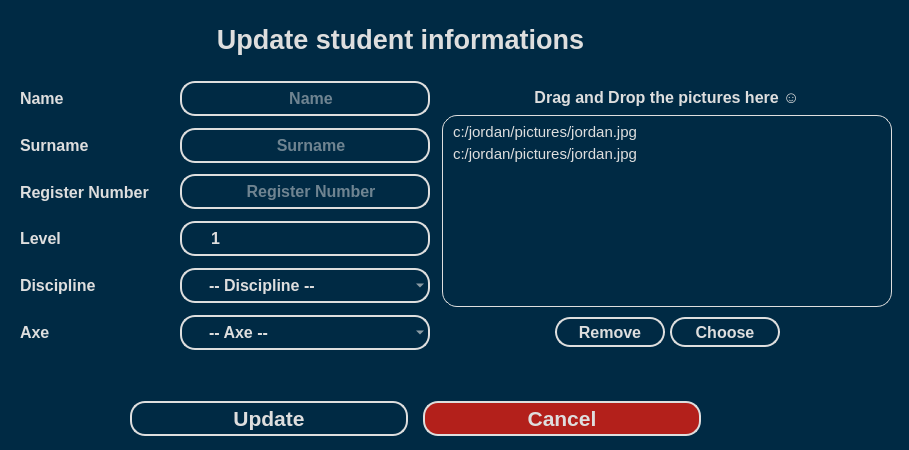
<?xml version="1.0" encoding="UTF-8"?>
<ui version="4.0">
 <class>Dialog</class>
 <widget class="QDialog" name="Dialog">
  <property name="windowModality">
   <enum>Qt::NonModal</enum>
  </property>
  <property name="geometry">
   <rect>
    <x>0</x>
    <y>0</y>
    <width>909</width>
    <height>450</height>
   </rect>
  </property>
  <property name="sizePolicy">
   <sizepolicy hsizetype="Fixed" vsizetype="Fixed">
    <horstretch>0</horstretch>
    <verstretch>0</verstretch>
   </sizepolicy>
  </property>
  <property name="minimumSize">
   <size>
    <width>773</width>
    <height>450</height>
   </size>
  </property>
  <property name="maximumSize">
   <size>
    <width>909</width>
    <height>450</height>
   </size>
  </property>
  <property name="font">
   <font>
    <family>Segoe UI</family>
    <pointsize>12</pointsize>
   </font>
  </property>
  <property name="windowTitle">
   <string>Update Student</string>
  </property>
  <property name="styleSheet">
   <string notr="true">background: #002A44;
color: #dedede;</string>
  </property>
  <property name="locale">
   <locale language="English" country="Cameroon"/>
  </property>
  <property name="sizeGripEnabled">
   <bool>true</bool>
  </property>
  <property name="modal">
   <bool>true</bool>
  </property>
  <widget class="QLabel" name="student_name_label_2">
   <property name="geometry">
    <rect>
     <x>200</x>
     <y>20</y>
     <width>401</width>
     <height>38</height>
    </rect>
   </property>
   <property name="sizePolicy">
    <sizepolicy hsizetype="Preferred" vsizetype="Expanding">
     <horstretch>0</horstretch>
     <verstretch>0</verstretch>
    </sizepolicy>
   </property>
   <property name="minimumSize">
    <size>
     <width>150</width>
     <height>35</height>
    </size>
   </property>
   <property name="maximumSize">
    <size>
     <width>16777215</width>
     <height>16777215</height>
    </size>
   </property>
   <property name="font">
    <font>
     <family>Segoe UI</family>
     <pointsize>20</pointsize>
     <weight>75</weight>
     <bold>true</bold>
    </font>
   </property>
   <property name="styleSheet">
    <string notr="true">color: #dedede;
background: transparent;</string>
   </property>
   <property name="text">
    <string>Update student informations</string>
   </property>
   <property name="alignment">
    <set>Qt::AlignCenter</set>
   </property>
  </widget>
  <widget class="QWidget" name="">
   <property name="geometry">
    <rect>
     <x>10</x>
     <y>80</y>
     <width>894</width>
     <height>271</height>
    </rect>
   </property>
   <layout class="QHBoxLayout" name="horizontalLayout">
    <property name="spacing">
     <number>10</number>
    </property>
    <item>
     <layout class="QVBoxLayout" name="verticalLayout_11">
      <property name="leftMargin">
       <number>10</number>
      </property>
      <item>
       <layout class="QHBoxLayout" name="horizontalLayout_6" stretch="0,1">
        <item>
         <widget class="QLabel" name="student_name_label">
          <property name="sizePolicy">
           <sizepolicy hsizetype="Preferred" vsizetype="Expanding">
            <horstretch>0</horstretch>
            <verstretch>0</verstretch>
           </sizepolicy>
          </property>
          <property name="minimumSize">
           <size>
            <width>150</width>
            <height>35</height>
           </size>
          </property>
          <property name="maximumSize">
           <size>
            <width>150</width>
            <height>16777215</height>
           </size>
          </property>
          <property name="font">
           <font>
            <family>Segoe UI</family>
            <pointsize>12</pointsize>
            <weight>75</weight>
            <bold>true</bold>
           </font>
          </property>
          <property name="styleSheet">
           <string notr="true">color: #dedede;
background: transparent;</string>
          </property>
          <property name="text">
           <string>Name</string>
          </property>
         </widget>
        </item>
        <item>
         <widget class="QLineEdit" name="student_name_lineEdit">
          <property name="sizePolicy">
           <sizepolicy hsizetype="Fixed" vsizetype="Expanding">
            <horstretch>0</horstretch>
            <verstretch>0</verstretch>
           </sizepolicy>
          </property>
          <property name="minimumSize">
           <size>
            <width>250</width>
            <height>35</height>
           </size>
          </property>
          <property name="maximumSize">
           <size>
            <width>250</width>
            <height>35</height>
           </size>
          </property>
          <property name="font">
           <font>
            <family>Segoe UI</family>
            <pointsize>12</pointsize>
            <weight>75</weight>
            <bold>true</bold>
           </font>
          </property>
          <property name="styleSheet">
           <string notr="true">QLineEdit {
	padding: 0 15px 0 27px;
	border: 2px solid #dedede;
	color: #dedede;
	background: transparent;
	border-radius: 15px;
}

QLineEdit:focus, QLineEdit:hover  {
	border-color: #F38533;
}</string>
          </property>
          <property name="alignment">
           <set>Qt::AlignCenter</set>
          </property>
          <property name="placeholderText">
           <string>Name</string>
          </property>
         </widget>
        </item>
       </layout>
      </item>
      <item>
       <layout class="QHBoxLayout" name="horizontalLayout_7" stretch="0,1">
        <item>
         <widget class="QLabel" name="student_surname_label">
          <property name="sizePolicy">
           <sizepolicy hsizetype="Preferred" vsizetype="Expanding">
            <horstretch>0</horstretch>
            <verstretch>0</verstretch>
           </sizepolicy>
          </property>
          <property name="minimumSize">
           <size>
            <width>150</width>
            <height>35</height>
           </size>
          </property>
          <property name="maximumSize">
           <size>
            <width>150</width>
            <height>16777215</height>
           </size>
          </property>
          <property name="font">
           <font>
            <family>Segoe UI</family>
            <pointsize>12</pointsize>
            <weight>75</weight>
            <bold>true</bold>
           </font>
          </property>
          <property name="styleSheet">
           <string notr="true">color: #dedede;
background: transparent;</string>
          </property>
          <property name="text">
           <string>Surname</string>
          </property>
         </widget>
        </item>
        <item>
         <widget class="QLineEdit" name="student_surname_lineEdit">
          <property name="sizePolicy">
           <sizepolicy hsizetype="Fixed" vsizetype="Expanding">
            <horstretch>0</horstretch>
            <verstretch>0</verstretch>
           </sizepolicy>
          </property>
          <property name="minimumSize">
           <size>
            <width>250</width>
            <height>35</height>
           </size>
          </property>
          <property name="maximumSize">
           <size>
            <width>250</width>
            <height>35</height>
           </size>
          </property>
          <property name="font">
           <font>
            <family>Segoe UI</family>
            <pointsize>12</pointsize>
            <weight>75</weight>
            <bold>true</bold>
           </font>
          </property>
          <property name="styleSheet">
           <string notr="true">QLineEdit {
	padding: 0 15px 0 27px;
	border: 2px solid #dedede;
	color: #dedede;
	background: transparent;
	border-radius: 15px;
}

QLineEdit:focus, QLineEdit:hover  {
	border-color: #F38533;
}</string>
          </property>
          <property name="alignment">
           <set>Qt::AlignCenter</set>
          </property>
          <property name="placeholderText">
           <string>Surname</string>
          </property>
         </widget>
        </item>
       </layout>
      </item>
      <item>
       <layout class="QHBoxLayout" name="horizontalLayout_8" stretch="0,1">
        <item>
         <widget class="QLabel" name="student_register_number_label">
          <property name="sizePolicy">
           <sizepolicy hsizetype="Preferred" vsizetype="Expanding">
            <horstretch>0</horstretch>
            <verstretch>0</verstretch>
           </sizepolicy>
          </property>
          <property name="minimumSize">
           <size>
            <width>150</width>
            <height>35</height>
           </size>
          </property>
          <property name="maximumSize">
           <size>
            <width>150</width>
            <height>16777215</height>
           </size>
          </property>
          <property name="font">
           <font>
            <family>Segoe UI</family>
            <pointsize>12</pointsize>
            <weight>75</weight>
            <bold>true</bold>
           </font>
          </property>
          <property name="styleSheet">
           <string notr="true">color: #dedede;
background: transparent;</string>
          </property>
          <property name="text">
           <string>Register Number</string>
          </property>
         </widget>
        </item>
        <item>
         <widget class="QLineEdit" name="student_register_number_lineEdit">
          <property name="sizePolicy">
           <sizepolicy hsizetype="Fixed" vsizetype="Expanding">
            <horstretch>0</horstretch>
            <verstretch>0</verstretch>
           </sizepolicy>
          </property>
          <property name="minimumSize">
           <size>
            <width>250</width>
            <height>35</height>
           </size>
          </property>
          <property name="maximumSize">
           <size>
            <width>250</width>
            <height>35</height>
           </size>
          </property>
          <property name="font">
           <font>
            <family>Segoe UI</family>
            <pointsize>12</pointsize>
            <weight>75</weight>
            <bold>true</bold>
           </font>
          </property>
          <property name="styleSheet">
           <string notr="true">QLineEdit {
	padding: 0 15px 0 27px;
	border: 2px solid #dedede;
	color: #dedede;
	background: transparent;
	border-radius: 15px;
}

QLineEdit:focus, QLineEdit:hover  {
	border-color: #F38533;
}</string>
          </property>
          <property name="alignment">
           <set>Qt::AlignCenter</set>
          </property>
          <property name="placeholderText">
           <string>Register Number</string>
          </property>
         </widget>
        </item>
       </layout>
      </item>
      <item>
       <layout class="QHBoxLayout" name="horizontalLayout_9" stretch="0,0">
        <item>
         <widget class="QLabel" name="student_level_label">
          <property name="sizePolicy">
           <sizepolicy hsizetype="Preferred" vsizetype="Expanding">
            <horstretch>0</horstretch>
            <verstretch>0</verstretch>
           </sizepolicy>
          </property>
          <property name="minimumSize">
           <size>
            <width>150</width>
            <height>35</height>
           </size>
          </property>
          <property name="maximumSize">
           <size>
            <width>150</width>
            <height>16777215</height>
           </size>
          </property>
          <property name="font">
           <font>
            <family>Segoe UI</family>
            <pointsize>12</pointsize>
            <weight>75</weight>
            <bold>true</bold>
           </font>
          </property>
          <property name="styleSheet">
           <string notr="true">color: #dedede;
background: transparent;</string>
          </property>
          <property name="text">
           <string>Level</string>
          </property>
         </widget>
        </item>
        <item>
         <widget class="QSpinBox" name="student_level_spinBox">
          <property name="sizePolicy">
           <sizepolicy hsizetype="Fixed" vsizetype="Expanding">
            <horstretch>0</horstretch>
            <verstretch>0</verstretch>
           </sizepolicy>
          </property>
          <property name="minimumSize">
           <size>
            <width>250</width>
            <height>35</height>
           </size>
          </property>
          <property name="maximumSize">
           <size>
            <width>16777215</width>
            <height>35</height>
           </size>
          </property>
          <property name="font">
           <font>
            <family>Segoe UI</family>
            <pointsize>12</pointsize>
            <weight>75</weight>
            <bold>true</bold>
           </font>
          </property>
          <property name="styleSheet">
           <string notr="true">QSpinBox {
	padding: 0 15px 0 27px;
	border: 2px solid #dedede;
	color: #dedede;
	background: transparent;
	border-radius: 15px;
}

QSpinBox:hover, QSpinBox:focus {
	border-color: #F38533;
}</string>
          </property>
          <property name="minimum">
           <number>1</number>
          </property>
          <property name="maximum">
           <number>5</number>
          </property>
         </widget>
        </item>
       </layout>
      </item>
      <item>
       <layout class="QHBoxLayout" name="horizontalLayout_10" stretch="0,0">
        <item>
         <widget class="QLabel" name="student_discipline_label">
          <property name="sizePolicy">
           <sizepolicy hsizetype="Preferred" vsizetype="Expanding">
            <horstretch>0</horstretch>
            <verstretch>0</verstretch>
           </sizepolicy>
          </property>
          <property name="minimumSize">
           <size>
            <width>150</width>
            <height>35</height>
           </size>
          </property>
          <property name="maximumSize">
           <size>
            <width>150</width>
            <height>16777215</height>
           </size>
          </property>
          <property name="font">
           <font>
            <family>Segoe UI</family>
            <pointsize>12</pointsize>
            <weight>75</weight>
            <bold>true</bold>
           </font>
          </property>
          <property name="styleSheet">
           <string notr="true">color: #dedede;
background: transparent;</string>
          </property>
          <property name="text">
           <string>Discipline</string>
          </property>
         </widget>
        </item>
        <item>
         <widget class="QComboBox" name="student_discipline_comboBox">
          <property name="sizePolicy">
           <sizepolicy hsizetype="Fixed" vsizetype="Expanding">
            <horstretch>0</horstretch>
            <verstretch>0</verstretch>
           </sizepolicy>
          </property>
          <property name="minimumSize">
           <size>
            <width>250</width>
            <height>35</height>
           </size>
          </property>
          <property name="maximumSize">
           <size>
            <width>250</width>
            <height>35</height>
           </size>
          </property>
          <property name="font">
           <font>
            <family>Segoe UI</family>
            <pointsize>12</pointsize>
            <weight>75</weight>
            <bold>true</bold>
           </font>
          </property>
          <property name="cursor">
           <cursorShape>PointingHandCursor</cursorShape>
          </property>
          <property name="styleSheet">
           <string notr="true">QComboBox {
	padding: 0 15px 0 27px;
	border: 2px solid #dedede;
	color: #dedede;
	background: transparent;
	border-radius: 15px;
}

QComboBox QAbstractItemView {
	color: #dedede;
	padding: 10px;
	selection-background-color: #F38533;
}

QComboBox:hover {
	border-color: #F38533;
}

</string>
          </property>
          <property name="placeholderText">
           <string>-- Discipline --</string>
          </property>
          <item>
           <property name="text">
            <string>GIT</string>
           </property>
          </item>
          <item>
           <property name="text">
            <string>TTIC</string>
           </property>
          </item>
          <item>
           <property name="text">
            <string>GP</string>
           </property>
          </item>
          <item>
           <property name="text">
            <string>GAM</string>
           </property>
          </item>
          <item>
           <property name="text">
            <string>ROI</string>
           </property>
          </item>
          <item>
           <property name="text">
            <string>GESI</string>
           </property>
          </item>
          <item>
           <property name="text">
            <string>GC</string>
           </property>
          </item>
          <item>
           <property name="text">
            <string>TAU</string>
           </property>
          </item>
         </widget>
        </item>
       </layout>
      </item>
      <item>
       <layout class="QHBoxLayout" name="horizontalLayout_11" stretch="0,0">
        <item>
         <widget class="QLabel" name="student_axe_label">
          <property name="sizePolicy">
           <sizepolicy hsizetype="Preferred" vsizetype="Expanding">
            <horstretch>0</horstretch>
            <verstretch>0</verstretch>
           </sizepolicy>
          </property>
          <property name="minimumSize">
           <size>
            <width>150</width>
            <height>35</height>
           </size>
          </property>
          <property name="maximumSize">
           <size>
            <width>150</width>
            <height>16777215</height>
           </size>
          </property>
          <property name="font">
           <font>
            <family>Segoe UI</family>
            <pointsize>12</pointsize>
            <weight>75</weight>
            <bold>true</bold>
           </font>
          </property>
          <property name="styleSheet">
           <string notr="true">color: #dedede;
background: transparent;</string>
          </property>
          <property name="text">
           <string>Axe</string>
          </property>
         </widget>
        </item>
        <item>
         <widget class="QComboBox" name="student_axe_comboBox">
          <property name="sizePolicy">
           <sizepolicy hsizetype="Fixed" vsizetype="Expanding">
            <horstretch>0</horstretch>
            <verstretch>0</verstretch>
           </sizepolicy>
          </property>
          <property name="minimumSize">
           <size>
            <width>250</width>
            <height>35</height>
           </size>
          </property>
          <property name="maximumSize">
           <size>
            <width>250</width>
            <height>35</height>
           </size>
          </property>
          <property name="font">
           <font>
            <family>Segoe UI</family>
            <pointsize>12</pointsize>
            <weight>75</weight>
            <bold>true</bold>
           </font>
          </property>
          <property name="cursor">
           <cursorShape>PointingHandCursor</cursorShape>
          </property>
          <property name="styleSheet">
           <string notr="true">QComboBox {
	padding: 0 15px 0 27px;
	border: 2px solid #dedede;
	color: #dedede;
	background: transparent;
	border-radius: 15px;
}

QComboBox QAbstractItemView {
	color: #dedede;
	padding: 10px;
	selection-background-color: #F38533;
}

QComboBox:hover {
	border-color: #F38533;
}

</string>
          </property>
          <property name="placeholderText">
           <string>-- Axe --</string>
          </property>
         </widget>
        </item>
       </layout>
      </item>
     </layout>
    </item>
    <item>
     <layout class="QVBoxLayout" name="verticalLayout_13">
      <property name="rightMargin">
       <number>10</number>
      </property>
      <item>
       <layout class="QVBoxLayout" name="verticalLayout_12">
        <property name="spacing">
         <number>0</number>
        </property>
        <item alignment="Qt::AlignTop">
         <widget class="QLabel" name="label_drag_and_drop">
          <property name="sizePolicy">
           <sizepolicy hsizetype="Expanding" vsizetype="Preferred">
            <horstretch>0</horstretch>
            <verstretch>0</verstretch>
           </sizepolicy>
          </property>
          <property name="minimumSize">
           <size>
            <width>150</width>
            <height>35</height>
           </size>
          </property>
          <property name="maximumSize">
           <size>
            <width>16777215</width>
            <height>16777215</height>
           </size>
          </property>
          <property name="font">
           <font>
            <family>Segoe UI</family>
            <pointsize>12</pointsize>
            <weight>75</weight>
            <bold>true</bold>
           </font>
          </property>
          <property name="styleSheet">
           <string notr="true">color: #dedede;
background: transparent;</string>
          </property>
          <property name="text">
           <string>Drag and Drop the pictures here ☺</string>
          </property>
          <property name="alignment">
           <set>Qt::AlignCenter</set>
          </property>
         </widget>
        </item>
        <item alignment="Qt::AlignHCenter|Qt::AlignTop">
         <widget class="QListWidget" name="drag_and_drop_box">
          <property name="sizePolicy">
           <sizepolicy hsizetype="Expanding" vsizetype="Expanding">
            <horstretch>0</horstretch>
            <verstretch>0</verstretch>
           </sizepolicy>
          </property>
          <property name="minimumSize">
           <size>
            <width>450</width>
            <height>110</height>
           </size>
          </property>
          <property name="maximumSize">
           <size>
            <width>16777215</width>
            <height>16777215</height>
           </size>
          </property>
          <property name="font">
           <font>
            <pointsize>11</pointsize>
           </font>
          </property>
          <property name="cursor" stdset="0">
           <cursorShape>PointingHandCursor</cursorShape>
          </property>
          <property name="styleSheet">
           <string notr="true">QListWidget {
	background-image: url(:/background/images/background/drag_drop.png);
	background-repeat: no-repeat;
	background-position: center;
	color: #dedede;
	border: 1px solid #dedede;
	padding: 5px;
	border-radius: 15px;
}

QListWidget::Item {
	background: #002A44;
	padding: 2px;
}

QListWidget::Item:selected {
	background: #3C5F85;
}

 QScrollBar:vertical {
	border: none;
    background: rgb(52, 59, 72);
    width: 14px;
    margin: 21px 0 21px 0;
	border-radius: 0px;
 }

 QScrollBar::handle:vertical {	
	background: rgb(85, 170, 255);
    min-height: 25px;
	border-radius: 7px
 }
 QScrollBar::add-line:vertical {
     border: none;
    background: rgb(55, 63, 77);
     height: 20px;
	border-bottom-left-radius: 7px;
    border-bottom-right-radius: 7px;
     subcontrol-position: bottom;
     subcontrol-origin: margin;
 }
 QScrollBar::sub-line:vertical {
	border: none;
    background: rgb(55, 63, 77);
     height: 20px;
	border-top-left-radius: 7px;
    border-top-right-radius: 7px;
     subcontrol-position: top;
     subcontrol-origin: margin;
 }

 QScrollBar::up-arrow:vertical, QScrollBar::down-arrow:vertical {
     background: none;
 }

 QScrollBar::add-page:vertical, QScrollBar::sub-page:vertical {
     background: none;
 }
</string>
          </property>
          <property name="frameShape">
           <enum>QFrame::NoFrame</enum>
          </property>
          <property name="frameShadow">
           <enum>QFrame::Plain</enum>
          </property>
          <property name="editTriggers">
           <set>QAbstractItemView::NoEditTriggers</set>
          </property>
          <property name="dragDropMode">
           <enum>QAbstractItemView::DropOnly</enum>
          </property>
          <property name="selectionMode">
           <enum>QAbstractItemView::ExtendedSelection</enum>
          </property>
          <property name="selectionBehavior">
           <enum>QAbstractItemView::SelectRows</enum>
          </property>
          <item>
           <property name="text">
            <string>c:/jordan/pictures/jordan.jpg</string>
           </property>
          </item>
          <item>
           <property name="text">
            <string>c:/jordan/pictures/jordan.jpg</string>
           </property>
          </item>
         </widget>
        </item>
       </layout>
      </item>
      <item>
       <layout class="QHBoxLayout" name="horizontalLayout_14" stretch="0,0,0,0">
        <property name="spacing">
         <number>5</number>
        </property>
        <item>
         <spacer name="horizontalSpacer_4">
          <property name="orientation">
           <enum>Qt::Horizontal</enum>
          </property>
          <property name="sizeHint" stdset="0">
           <size>
            <width>40</width>
            <height>20</height>
           </size>
          </property>
         </spacer>
        </item>
        <item alignment="Qt::AlignHCenter|Qt::AlignTop">
         <widget class="QPushButton" name="btn_remove_picture">
          <property name="sizePolicy">
           <sizepolicy hsizetype="Minimum" vsizetype="Expanding">
            <horstretch>0</horstretch>
            <verstretch>0</verstretch>
           </sizepolicy>
          </property>
          <property name="minimumSize">
           <size>
            <width>110</width>
            <height>30</height>
           </size>
          </property>
          <property name="maximumSize">
           <size>
            <width>110</width>
            <height>30</height>
           </size>
          </property>
          <property name="font">
           <font>
            <family>Segoe UI</family>
            <pointsize>12</pointsize>
            <weight>75</weight>
            <bold>true</bold>
           </font>
          </property>
          <property name="cursor">
           <cursorShape>PointingHandCursor</cursorShape>
          </property>
          <property name="styleSheet">
           <string notr="true">QPushButton {
	color: #dedede;
	background: #002A44;
	border: 2px solid #dedede;
	border-radius: 15px;
	padding: 1px 10px;
}

QPushButton:hover {
	background: #003c5f;
	border-color: #F38533;
}

QPushButton:pressed {
	background: #F38533;
}</string>
          </property>
          <property name="locale">
           <locale language="English" country="Cameroon"/>
          </property>
          <property name="text">
           <string>Remove</string>
          </property>
         </widget>
        </item>
        <item alignment="Qt::AlignHCenter|Qt::AlignTop">
         <widget class="QPushButton" name="btn_select_pictures">
          <property name="sizePolicy">
           <sizepolicy hsizetype="Minimum" vsizetype="Expanding">
            <horstretch>0</horstretch>
            <verstretch>0</verstretch>
           </sizepolicy>
          </property>
          <property name="minimumSize">
           <size>
            <width>110</width>
            <height>30</height>
           </size>
          </property>
          <property name="maximumSize">
           <size>
            <width>110</width>
            <height>30</height>
           </size>
          </property>
          <property name="font">
           <font>
            <family>Segoe UI</family>
            <pointsize>12</pointsize>
            <weight>75</weight>
            <bold>true</bold>
           </font>
          </property>
          <property name="cursor">
           <cursorShape>PointingHandCursor</cursorShape>
          </property>
          <property name="styleSheet">
           <string notr="true">QPushButton {
	color: #dedede;
	background: #002A44;
	border: 2px solid #dedede;
	border-radius: 15px;
	padding: 1px 10px;
}

QPushButton:hover {
	background: #003c5f;
	border-color: #F38533;
}

QPushButton:pressed {
	background: #F38533;
}</string>
          </property>
          <property name="text">
           <string>Choose</string>
          </property>
         </widget>
        </item>
        <item>
         <spacer name="horizontalSpacer_5">
          <property name="orientation">
           <enum>Qt::Horizontal</enum>
          </property>
          <property name="sizeHint" stdset="0">
           <size>
            <width>40</width>
            <height>20</height>
           </size>
          </property>
         </spacer>
        </item>
       </layout>
      </item>
     </layout>
    </item>
   </layout>
  </widget>
  <widget class="QWidget" name="">
   <property name="geometry">
    <rect>
     <x>130</x>
     <y>400</y>
     <width>571</width>
     <height>37</height>
    </rect>
   </property>
   <layout class="QHBoxLayout" name="horizontalLayout_2">
    <property name="spacing">
     <number>15</number>
    </property>
    <item>
     <widget class="QPushButton" name="btn_update_student">
      <property name="sizePolicy">
       <sizepolicy hsizetype="Minimum" vsizetype="Expanding">
        <horstretch>0</horstretch>
        <verstretch>0</verstretch>
       </sizepolicy>
      </property>
      <property name="minimumSize">
       <size>
        <width>120</width>
        <height>0</height>
       </size>
      </property>
      <property name="maximumSize">
       <size>
        <width>300</width>
        <height>35</height>
       </size>
      </property>
      <property name="font">
       <font>
        <family>Segoe UI</family>
        <pointsize>16</pointsize>
        <weight>75</weight>
        <bold>true</bold>
       </font>
      </property>
      <property name="cursor">
       <cursorShape>PointingHandCursor</cursorShape>
      </property>
      <property name="styleSheet">
       <string notr="true">QPushButton {
	color: #dedede;
	background: #002A44;
	border: 2px solid #dedede;
	border-radius: 15px;
	padding: 1px 10px;
}

QPushButton:hover {
	background: #003c5f;
	border-color: #F38533;
}

QPushButton:pressed {
	background: #F38533;
}</string>
      </property>
      <property name="text">
       <string>Update</string>
      </property>
     </widget>
    </item>
    <item>
     <widget class="QPushButton" name="btn_cancel_update_student">
      <property name="sizePolicy">
       <sizepolicy hsizetype="Minimum" vsizetype="Expanding">
        <horstretch>0</horstretch>
        <verstretch>0</verstretch>
       </sizepolicy>
      </property>
      <property name="minimumSize">
       <size>
        <width>120</width>
        <height>0</height>
       </size>
      </property>
      <property name="maximumSize">
       <size>
        <width>300</width>
        <height>35</height>
       </size>
      </property>
      <property name="font">
       <font>
        <family>Segoe UI</family>
        <pointsize>16</pointsize>
        <weight>75</weight>
        <bold>true</bold>
       </font>
      </property>
      <property name="cursor">
       <cursorShape>PointingHandCursor</cursorShape>
      </property>
      <property name="styleSheet">
       <string notr="true">QPushButton {
	color: #dedede;
	background: rgb(179, 32, 27);
	border: 2px solid #dedede;
	border-radius: 15px;
	padding: 1px 10px;
}

QPushButton:hover {
	border-color: #F38533;
}

QPushButton:pressed {
	background: #F38533;
}</string>
      </property>
      <property name="text">
       <string>Cancel</string>
      </property>
     </widget>
    </item>
   </layout>
  </widget>
 </widget>
 <resources/>
 <connections/>
</ui>
